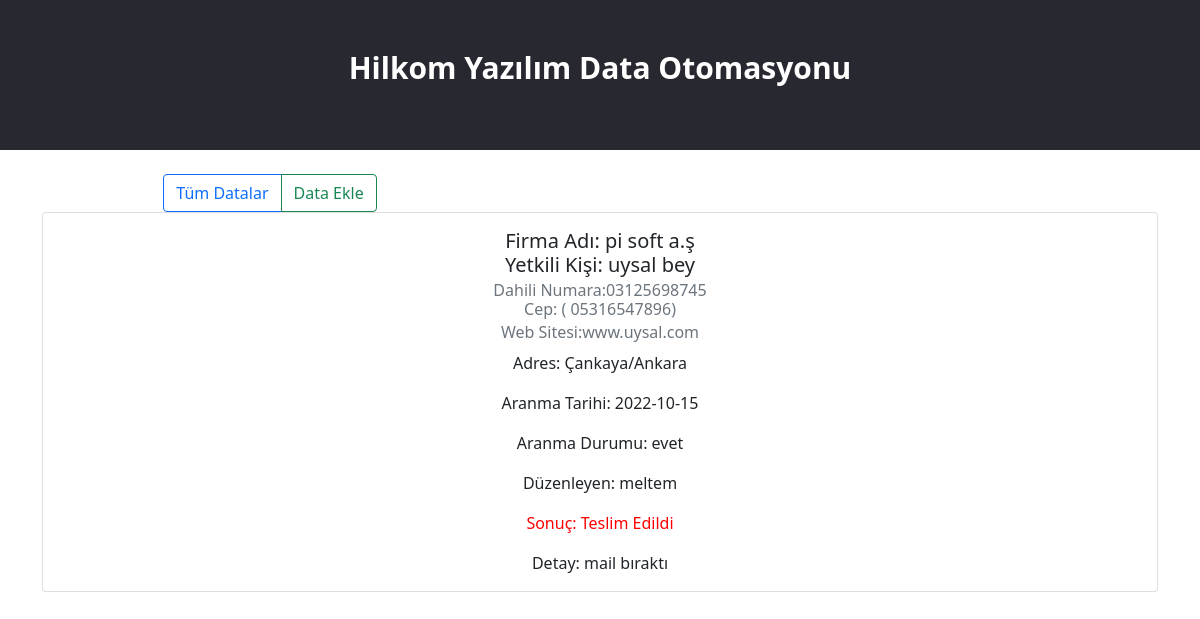
/detay.php?id=9 (signed in), run on the app's committed database.
### tables this page shows
CREATE TABLE `data` (
  `id` int(11) NOT NULL,
  `firmaAdi` varchar(255) NOT NULL,
  `yetkili` varchar(255) NOT NULL,
  `dahili` varchar(255) NOT NULL,
  `cep` varchar(255) NOT NULL,
  `web` varchar(255) NOT NULL,
  `arama` varchar(255) NOT NULL,
  `detay` varchar(300) NOT NULL,
  `duzenleyen` varchar(255) NOT NULL,
  `sonuc` varchar(255) NOT NULL,
  `tarih` date NOT NULL,
  `adres` varchar(5000) NOT NULL
);

### detay.php (the view, shortened to what this page needs)
<?php
 include "sistem.php";
$sql ="SELECT * FROM data WHERE id = ?";
$sorgu = $db->prepare($sql);
$sorgu->execute([
    $_GET['id']
]);
$satir = $sorgu->fetch(PDO::FETCH_ASSOC);
?>
<!DOCTYPE html>
<html lang="tr">
<head>
    <link rel="stylesheet" type="text/css" href="style.css">
<link href="https://cdn.jsdelivr.net/npm/bootstrap@5.0.1/dist/css/bootstrap.min.css" rel="stylesheet">
</head>
<body>
  <header>
        <div class="container">
        <h1>Hilkom Yazılım Data Otomasyonu</h1>
        </div>
    </header>
      <div class="container" style="margin-left:-25%;margin-top: 2% ">
                <div >
                    <div class="btn-group">
                        <a href="home.php" class="btn btn-outline-primary" >Tüm Datalar</a>
                        <a href="kaydet.php" class="btn btn-outline-success">Data Ekle</a>
                    </div>
                </div>
            </div>
    <main>
    <div class="container">
        <div class="row">
            <div class="col">
            <div class="card">
                <div class="card-body">
                    <h5 class="card-title">
                    Firma Adı:    <?=$satir["firmaAdi"]?><br>
                    Yetkili Kişi: <?=$satir["yetkili"]?>
                    </h5>
                    <h6 class="card-subtitle mb-2 text-muted">Dahili Numara:<?=$satir["dahili"]?><br>Cep: ( <?=$satir["cep"]?>)</h6>
                    <h6 class="card-subtitle mb-2 text-muted">Web Sitesi:<?=$satir["web"]?></h6>
                    <p class="card-text">Adres: <?=$satir["adres"]?></p>
                    <p class="card-text">Aranma Tarihi: <?=$satir["tarih"]?></p>
                    <p class="card-text">Aranma Durumu: <?=$satir["arama"]?></p>
                    <p class="card-text">Düzenleyen: <?=$satir["duzenleyen"]?></p>
                    <p style="color: red" class="card-text">Sonuç: <?=$satir["sonuc"]?></p>
                    <p class="card-text">Detay: <?=$satir["detay"]?></p>
                </div>
                </div>
            </div>
        </div>
    </div>
    </main>
</body>
</html>

### style.css (style rules this page uses)
body { padding: 0; margin: 0; font-family: 'helvatica',sans-serif; text-align: center; background-color: #fff; }
header { position: relative; width: 100%; height: 150px; left: 0; background-color: #282930; top: 0; }
header h1 { position: absolute; color: white; left: 0; right: 0; margin: auto; top: 50px; font-size: 30px; font-weight: bold; }
::placeholder { font:25px; text-align: center; }

### data on the page
data: firmaAdi "pi soft a.ş", yetkili "uysal bey", dahili "03125698745", cep "05316547896", web "www.uysal.com", adres "Çankaya/Ankara", tarih "2022-10-15", arama "evet", duzenleyen "meltem", sonuc "Teslim Edildi", detay "mail bıraktı"
